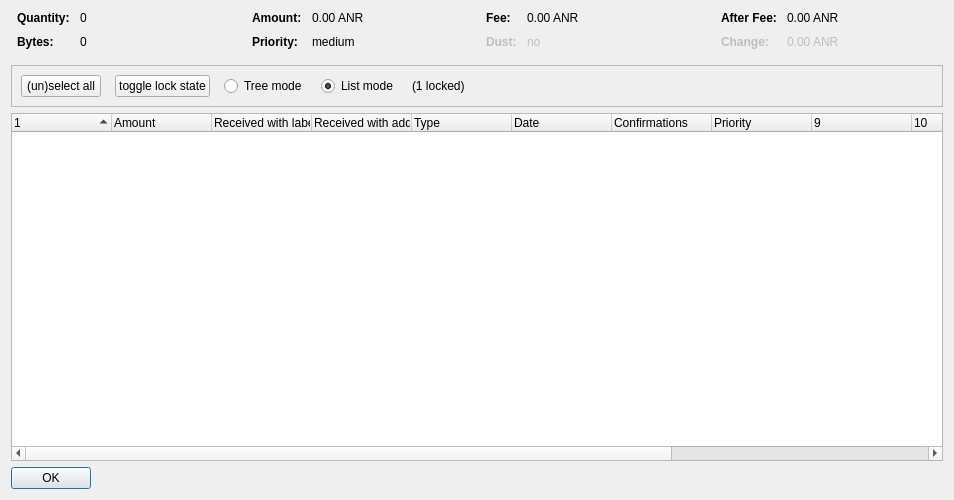
<?xml version="1.0" encoding="UTF-8"?>
<ui version="4.0">
 <class>CoinControlDialog</class>
 <widget class="QDialog" name="CoinControlDialog">
  <property name="geometry">
   <rect>
    <x>0</x>
    <y>0</y>
    <width>954</width>
    <height>500</height>
   </rect>
  </property>
  <property name="windowTitle">
   <string>Coin Selection</string>
  </property>
  <layout class="QVBoxLayout" name="verticalLayout">
   <item>
    <layout class="QHBoxLayout" name="horizontalLayoutTop" stretch="0,0,0,0">
     <property name="topMargin">
      <number>0</number>
     </property>
     <property name="bottomMargin">
      <number>10</number>
     </property>
     <item>
      <layout class="QFormLayout" name="formLayoutCoinControl1">
       <property name="horizontalSpacing">
        <number>10</number>
       </property>
       <property name="verticalSpacing">
        <number>10</number>
       </property>
       <property name="leftMargin">
        <number>6</number>
       </property>
       <property name="rightMargin">
        <number>6</number>
       </property>
       <item row="0" column="0">
        <widget class="QLabel" name="labelCoinControlQuantityText">
         <property name="font">
          <font>
           <weight>75</weight>
           <bold>true</bold>
          </font>
         </property>
         <property name="text">
          <string>Quantity:</string>
         </property>
        </widget>
       </item>
       <item row="0" column="1">
        <widget class="QLabel" name="labelCoinControlQuantity">
         <property name="cursor">
          <cursorShape>IBeamCursor</cursorShape>
         </property>
         <property name="contextMenuPolicy">
          <enum>Qt::ActionsContextMenu</enum>
         </property>
         <property name="text">
          <string notr="true">0</string>
         </property>
         <property name="textInteractionFlags">
          <set>Qt::LinksAccessibleByMouse|Qt::TextSelectableByKeyboard|Qt::TextSelectableByMouse</set>
         </property>
        </widget>
       </item>
       <item row="1" column="0">
        <widget class="QLabel" name="labelCoinControlBytesText">
         <property name="font">
          <font>
           <weight>75</weight>
           <bold>true</bold>
          </font>
         </property>
         <property name="text">
          <string>Bytes:</string>
         </property>
        </widget>
       </item>
       <item row="1" column="1">
        <widget class="QLabel" name="labelCoinControlBytes">
         <property name="cursor">
          <cursorShape>IBeamCursor</cursorShape>
         </property>
         <property name="contextMenuPolicy">
          <enum>Qt::ActionsContextMenu</enum>
         </property>
         <property name="text">
          <string notr="true">0</string>
         </property>
         <property name="textInteractionFlags">
          <set>Qt::LinksAccessibleByMouse|Qt::TextSelectableByKeyboard|Qt::TextSelectableByMouse</set>
         </property>
        </widget>
       </item>
      </layout>
     </item>
     <item>
      <layout class="QFormLayout" name="formLayoutCoinControl2">
       <property name="horizontalSpacing">
        <number>10</number>
       </property>
       <property name="verticalSpacing">
        <number>10</number>
       </property>
       <property name="leftMargin">
        <number>6</number>
       </property>
       <property name="rightMargin">
        <number>6</number>
       </property>
       <item row="0" column="0">
        <widget class="QLabel" name="labelCoinControlAmountText">
         <property name="font">
          <font>
           <weight>75</weight>
           <bold>true</bold>
          </font>
         </property>
         <property name="text">
          <string>Amount:</string>
         </property>
        </widget>
       </item>
       <item row="0" column="1">
        <widget class="QLabel" name="labelCoinControlAmount">
         <property name="cursor">
          <cursorShape>IBeamCursor</cursorShape>
         </property>
         <property name="contextMenuPolicy">
          <enum>Qt::ActionsContextMenu</enum>
         </property>
         <property name="text">
          <string notr="true">0.00 ANR</string>
         </property>
         <property name="textInteractionFlags">
          <set>Qt::LinksAccessibleByMouse|Qt::TextSelectableByKeyboard|Qt::TextSelectableByMouse</set>
         </property>
        </widget>
       </item>
       <item row="1" column="0">
        <widget class="QLabel" name="labelCoinControlPriorityText">
         <property name="font">
          <font>
           <weight>75</weight>
           <bold>true</bold>
          </font>
         </property>
         <property name="text">
          <string>Priority:</string>
         </property>
        </widget>
       </item>
       <item row="1" column="1">
        <widget class="QLabel" name="labelCoinControlPriority">
         <property name="cursor">
          <cursorShape>IBeamCursor</cursorShape>
         </property>
         <property name="contextMenuPolicy">
          <enum>Qt::ActionsContextMenu</enum>
         </property>
         <property name="text">
          <string>medium</string>
         </property>
         <property name="textInteractionFlags">
          <set>Qt::LinksAccessibleByMouse|Qt::TextSelectableByKeyboard|Qt::TextSelectableByMouse</set>
         </property>
        </widget>
       </item>
      </layout>
     </item>
     <item>
      <layout class="QFormLayout" name="formLayoutCoinControl3">
       <property name="horizontalSpacing">
        <number>10</number>
       </property>
       <property name="verticalSpacing">
        <number>10</number>
       </property>
       <property name="leftMargin">
        <number>6</number>
       </property>
       <property name="rightMargin">
        <number>6</number>
       </property>
       <item row="0" column="0">
        <widget class="QLabel" name="labelCoinControlFeeText">
         <property name="font">
          <font>
           <weight>75</weight>
           <bold>true</bold>
          </font>
         </property>
         <property name="text">
          <string>Fee:</string>
         </property>
        </widget>
       </item>
       <item row="0" column="1">
        <widget class="QLabel" name="labelCoinControlFee">
         <property name="cursor">
          <cursorShape>IBeamCursor</cursorShape>
         </property>
         <property name="contextMenuPolicy">
          <enum>Qt::ActionsContextMenu</enum>
         </property>
         <property name="text">
          <string notr="true">0.00 ANR</string>
         </property>
         <property name="textInteractionFlags">
          <set>Qt::LinksAccessibleByMouse|Qt::TextSelectableByKeyboard|Qt::TextSelectableByMouse</set>
         </property>
        </widget>
       </item>
       <item row="1" column="0">
        <widget class="QLabel" name="labelCoinControlLowOutputText">
         <property name="enabled">
          <bool>false</bool>
         </property>
         <property name="font">
          <font>
           <weight>75</weight>
           <bold>true</bold>
          </font>
         </property>
         <property name="text">
          <string>Dust:</string>
         </property>
        </widget>
       </item>
       <item row="1" column="1">
        <widget class="QLabel" name="labelCoinControlLowOutput">
         <property name="enabled">
          <bool>false</bool>
         </property>
         <property name="cursor">
          <cursorShape>IBeamCursor</cursorShape>
         </property>
         <property name="contextMenuPolicy">
          <enum>Qt::ActionsContextMenu</enum>
         </property>
         <property name="text">
          <string>no</string>
         </property>
         <property name="textInteractionFlags">
          <set>Qt::LinksAccessibleByMouse|Qt::TextSelectableByKeyboard|Qt::TextSelectableByMouse</set>
         </property>
        </widget>
       </item>
      </layout>
     </item>
     <item>
      <layout class="QFormLayout" name="formLayoutCoinControl4">
       <property name="horizontalSpacing">
        <number>10</number>
       </property>
       <property name="verticalSpacing">
        <number>10</number>
       </property>
       <property name="leftMargin">
        <number>6</number>
       </property>
       <property name="rightMargin">
        <number>6</number>
       </property>
       <item row="0" column="0">
        <widget class="QLabel" name="labelCoinControlAfterFeeText">
         <property name="font">
          <font>
           <weight>75</weight>
           <bold>true</bold>
          </font>
         </property>
         <property name="text">
          <string>After Fee:</string>
         </property>
        </widget>
       </item>
       <item row="0" column="1">
        <widget class="QLabel" name="labelCoinControlAfterFee">
         <property name="cursor">
          <cursorShape>IBeamCursor</cursorShape>
         </property>
         <property name="contextMenuPolicy">
          <enum>Qt::ActionsContextMenu</enum>
         </property>
         <property name="text">
          <string notr="true">0.00 ANR</string>
         </property>
         <property name="textInteractionFlags">
          <set>Qt::LinksAccessibleByMouse|Qt::TextSelectableByKeyboard|Qt::TextSelectableByMouse</set>
         </property>
        </widget>
       </item>
       <item row="1" column="0">
        <widget class="QLabel" name="labelCoinControlChangeText">
         <property name="enabled">
          <bool>false</bool>
         </property>
         <property name="font">
          <font>
           <weight>75</weight>
           <bold>true</bold>
          </font>
         </property>
         <property name="text">
          <string>Change:</string>
         </property>
        </widget>
       </item>
       <item row="1" column="1">
        <widget class="QLabel" name="labelCoinControlChange">
         <property name="enabled">
          <bool>false</bool>
         </property>
         <property name="cursor">
          <cursorShape>IBeamCursor</cursorShape>
         </property>
         <property name="contextMenuPolicy">
          <enum>Qt::ActionsContextMenu</enum>
         </property>
         <property name="text">
          <string notr="true">0.00 ANR</string>
         </property>
         <property name="textInteractionFlags">
          <set>Qt::LinksAccessibleByMouse|Qt::TextSelectableByKeyboard|Qt::TextSelectableByMouse</set>
         </property>
        </widget>
       </item>
      </layout>
     </item>
    </layout>
   </item>
   <item>
    <widget class="QFrame" name="frame">
     <property name="minimumSize">
      <size>
       <width>0</width>
       <height>40</height>
      </size>
     </property>
     <property name="frameShape">
      <enum>QFrame::StyledPanel</enum>
     </property>
     <property name="frameShadow">
      <enum>QFrame::Sunken</enum>
     </property>
     <layout class="QHBoxLayout" name="horizontalLayout">
      <item>
       <layout class="QHBoxLayout" name="horizontalLayoutPanel" stretch="0,0,0,0,0,0">
        <property name="spacing">
         <number>14</number>
        </property>
        <item>
         <widget class="QPushButton" name="pushButtonSelectAll">
          <property name="sizePolicy">
           <sizepolicy hsizetype="Maximum" vsizetype="Fixed">
            <horstretch>0</horstretch>
            <verstretch>0</verstretch>
           </sizepolicy>
          </property>
          <property name="text">
           <string>(un)select all</string>
          </property>
          <property name="autoDefault">
           <bool>false</bool>
          </property>
         </widget>
        </item>
        <item>
         <widget class="QPushButton" name="pushButtonToggleLock">
          <property name="sizePolicy">
           <sizepolicy hsizetype="Maximum" vsizetype="Fixed">
            <horstretch>0</horstretch>
            <verstretch>0</verstretch>
           </sizepolicy>
          </property>
          <property name="text">
           <string>toggle lock state</string>
          </property>
          <property name="autoDefault">
           <bool>false</bool>
          </property>
         </widget>
        </item>
        <item>
         <widget class="QRadioButton" name="radioTreeMode">
          <property name="sizePolicy">
           <sizepolicy hsizetype="Maximum" vsizetype="Fixed">
            <horstretch>0</horstretch>
            <verstretch>0</verstretch>
           </sizepolicy>
          </property>
          <property name="text">
           <string>Tree mode</string>
          </property>
         </widget>
        </item>
        <item>
         <widget class="QRadioButton" name="radioListMode">
          <property name="sizePolicy">
           <sizepolicy hsizetype="Maximum" vsizetype="Fixed">
            <horstretch>0</horstretch>
            <verstretch>0</verstretch>
           </sizepolicy>
          </property>
          <property name="text">
           <string>List mode</string>
          </property>
          <property name="checked">
           <bool>true</bool>
          </property>
         </widget>
        </item>
        <item>
         <widget class="QLabel" name="labelLocked">
          <property name="text">
           <string>(1 locked)</string>
          </property>
         </widget>
        </item>
        <item>
         <spacer name="horizontalSpacer">
          <property name="orientation">
           <enum>Qt::Horizontal</enum>
          </property>
          <property name="sizeHint" stdset="0">
           <size>
            <width>40</width>
            <height>20</height>
           </size>
          </property>
         </spacer>
        </item>
       </layout>
      </item>
     </layout>
    </widget>
   </item>
   <item>
    <widget class="CoinControlTreeWidget" name="treeWidget">
     <property name="contextMenuPolicy">
      <enum>Qt::CustomContextMenu</enum>
     </property>
     <property name="sortingEnabled">
      <bool>false</bool>
     </property>
     <property name="columnCount">
      <number>13</number>
     </property>
     <attribute name="headerShowSortIndicator" stdset="0">
      <bool>true</bool>
     </attribute>
     <attribute name="headerStretchLastSection">
      <bool>false</bool>
     </attribute>
     <column>
      <property name="text">
       <string/>
      </property>
     </column>
     <column>
      <property name="text">
       <string>Amount</string>
      </property>
     </column>
     <column>
      <property name="text">
       <string>Received with label</string>
      </property>
     </column>
     <column>
      <property name="text">
       <string>Received with address</string>
      </property>
     </column>
     <column>
      <property name="text">
	<string>Type</string>
      </property>
     </column>
     <column>
      <property name="text">	 
       <string>Date</string>
      </property>
     </column>
     <column>
      <property name="text">
       <string>Confirmations</string>
      </property>
      <property name="toolTip">
       <string>Confirmed</string>
      </property>
     </column>
     <column>
      <property name="text">
       <string>Priority</string>
      </property>
     </column>
     <column>
      <property name="text">
       <string/>
      </property>
     </column>
     <column>
      <property name="text">
       <string/>
      </property>
     </column>
     <column>
      <property name="text">
       <string/>
      </property>
     </column>
     <column>
      <property name="text">
       <string/>
      </property>
     </column>
     <column>
      <property name="text">
       <string/>
      </property>
     </column>
    </widget>
   </item>
   <item>
    <widget class="QDialogButtonBox" name="buttonBox">
     <property name="sizePolicy">
      <sizepolicy hsizetype="Maximum" vsizetype="Fixed">
       <horstretch>0</horstretch>
       <verstretch>0</verstretch>
      </sizepolicy>
     </property>
     <property name="orientation">
      <enum>Qt::Horizontal</enum>
     </property>
     <property name="standardButtons">
      <set>QDialogButtonBox::Ok</set>
     </property>
    </widget>
   </item>
  </layout>
 </widget>
 <customwidgets>
  <customwidget>
   <class>CoinControlTreeWidget</class>
   <extends>QTreeWidget</extends>
   <header>coincontroltreewidget.h</header>
  </customwidget>
 </customwidgets>
 <resources/>
 <connections/>
</ui>
